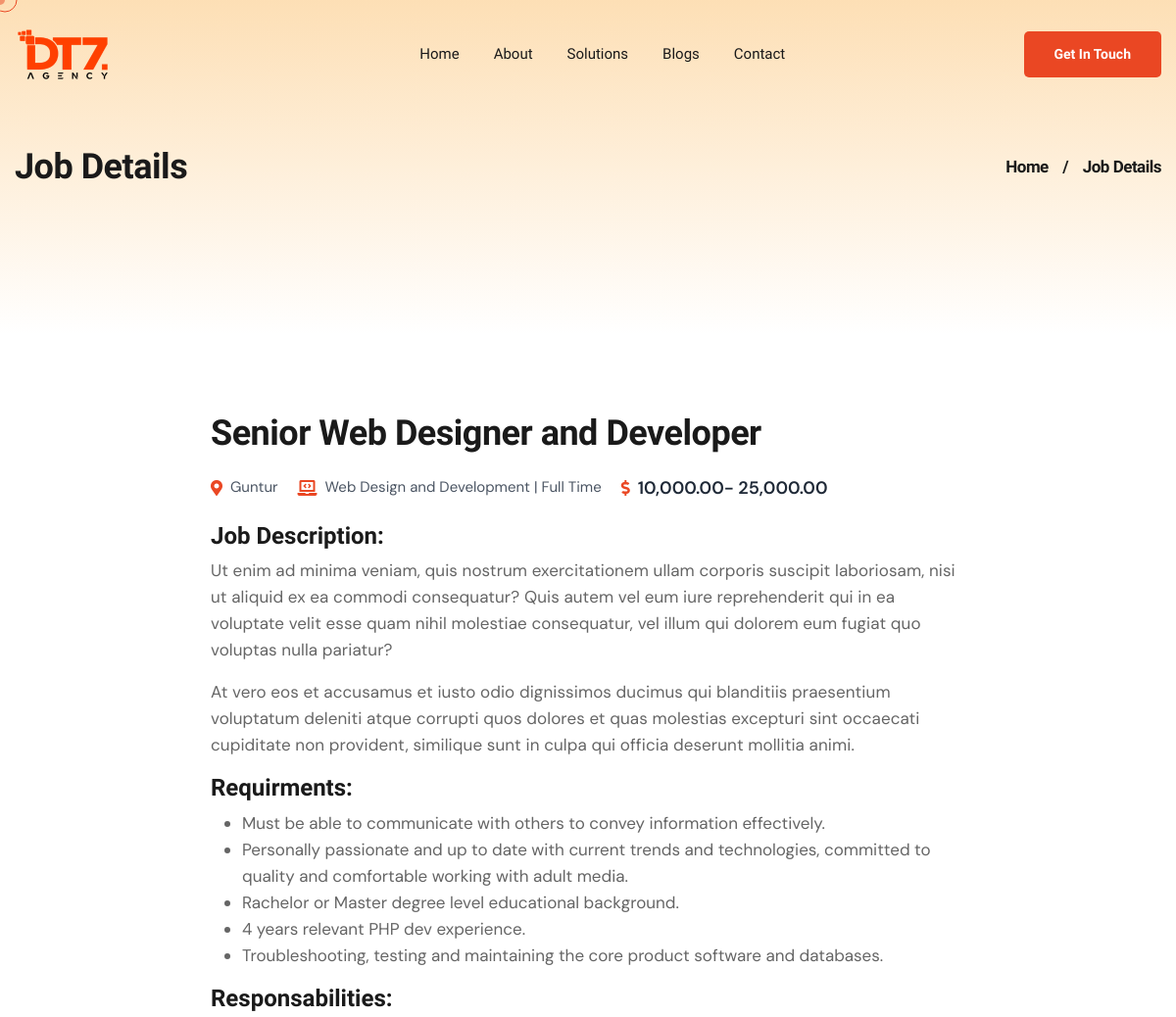
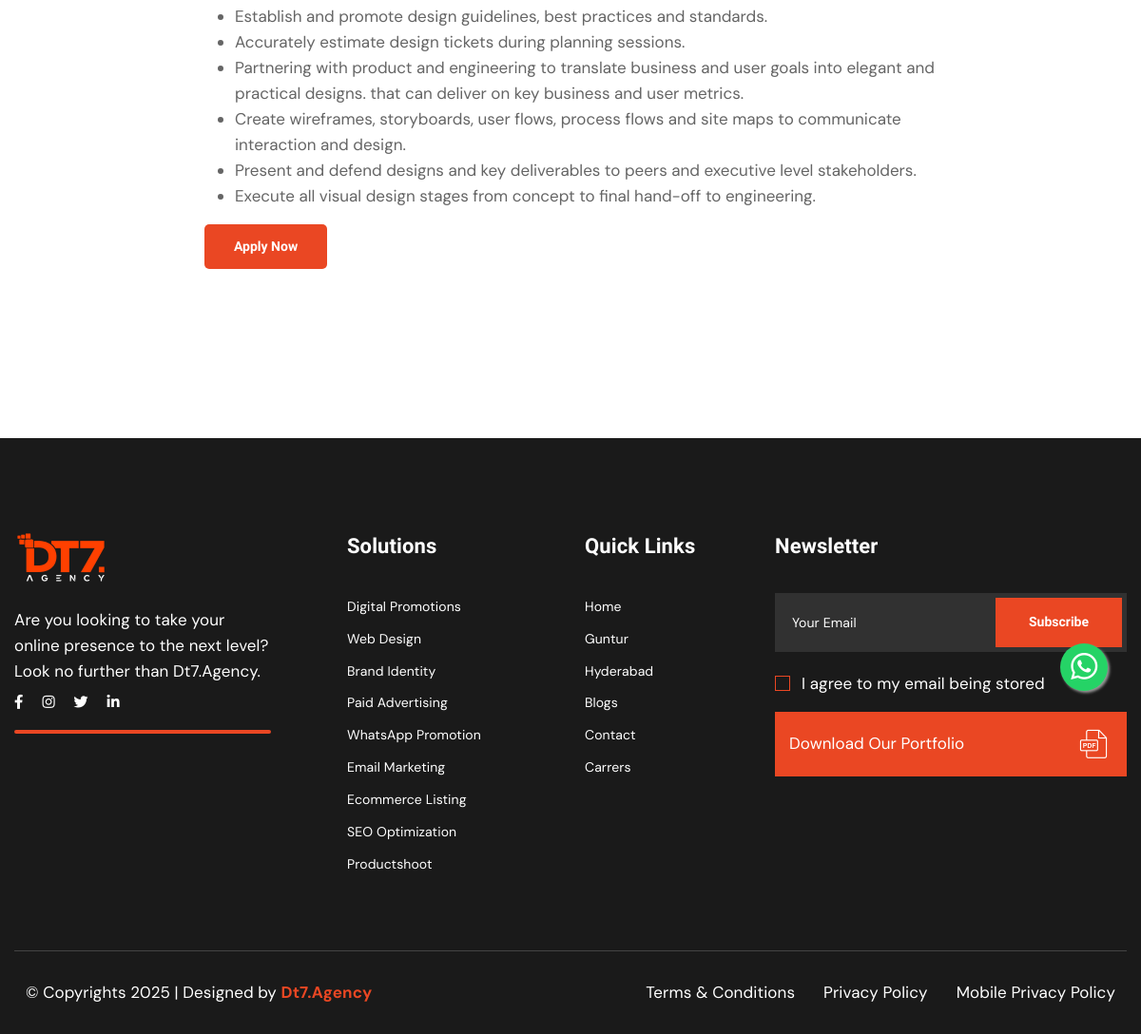
The page /carrer/1/ on the database its author committed (2 pictures, top to bottom).
### DT7App/models.py (models this page shows, shortened)
class JobPost(models.Model):
    Id = models.AutoField(primary_key=True)
    Title = models.CharField(max_length=225, default="Job Title")
    Department = models.CharField(max_length=100,choices=DEPARTMENT_CHOICES,blank=True,null=True)
    ShortDescription = models.CharField(max_length=255, blank=True, default="", null=True)
    Location = models.CharField(max_length=150, blank=True, null=True)
    Experience = models.CharField(max_length=100, blank=True, null=True)
    Salary = models.CharField(max_length=100, blank=True, null=True)
    JobType = models.CharField(max_length=50, choices=[
        ('Full Time', 'Full Time'),
        ('Part Time', 'Part Time'),
        ('Internship', 'Internship'),
        ('Contract', 'Contract'),
    ], default='Full Time')
    Body = RichTextField(blank=True, null=True)
    PostedBy = models.CharField(max_length=100, blank=True, null=True)
    PostedDate = models.DateTimeField(default=datetime.now)
    Deadline = models.DateField(blank=True, null=True)
    status = models.IntegerField(choices=STATUS, default=0)
    MetaTitle = models.CharField(max_length=255, blank=True, default="", null=True)
    MetaDescription = models.CharField(max_length=255, blank=True, default="", null=True)
    MetaKeywords = models.CharField(max_length=255, blank=True, default="", null=True)
    class Meta:
        ordering = ['-PostedDate']

### DT7App/views.py (the view)
# urls.py: path('carrer/<int:id>/', Carrerdetails, name='carrerdetails'),
def Carrerdetails(request,id):
    job_item = JobPost.objects.filter(Id=id).first()
    if not job_item:
        return HttpResponse("Job Not Found", status=404)
    context = {
        "job_item": job_item,
        "meta_title": job_item.MetaTitle,
        "meta_description": job_item.MetaDescription,
        "meta_tags": job_item.MetaKeywords,
        "canonical_url": f"career/{job_item.Id}/"
    }
    return render(request, "uifiles/carrer-details.html", context)

### DT7App/context_processors.py (called while the page is built)
def get_client_ip(request):
    x_forwarded_for = request.META.get('HTTP_X_FORWARDED_FOR')
    if x_forwarded_for:
        ip = x_forwarded_for.split(',')[0]
    else:
        ip = request.META.get('REMOTE_ADDR')
    return ip

def get_geolocation(ip):
    url = f'http://ip-api.com/json/{ip}'
    response = requests.get(url)
    if response.status_code == 200:
        data = response.json()
        city = data.get('city')  # Use .get() to handle missing keys
        if city:
            return city
        else:
            return "City not found"  # Default message if 'city' is missing
    else:
        return f"Error: {response.status_code}"

def location_data(request):
    user_ip = get_client_ip(request)
    location_data = get_geolocation(user_ip)
    city = 'guntur'
    if location_data:
        city = location_data
    return {
        'city': city
    }

### templates/uifiles/carrer-details.html (shortened to what this page needs)
{% extends 'uifiles/blogbase.html' %}
{% load static %}
{% block content %}
<section class="page-header">
    <div class="container">
        <div class="page-header__content">
            <h2 class="page-header__title wow animated fadeInLeft" data-wow-delay="0.1s" data-wow-duration="1500ms">Job
                Details</h2>
            <ul class="digihub-breadcrumb">
                <li><a href="/">Home</a></li>
                <li>/</li>
                <li><span>Job Details</span></li>
            </ul>
        </div>
    </div>
</section>
<section class="blog-details-page">
    <div class="container">
        <div class="blog-details-page__row row">
            <div class="col-xl-8 col-lg-10">
                <div class="blog-details-page__content">
                    <div class="blog-details-page__post wow animated fadeInUp animated" data-wow-delay="0.1s"
                        data-wow-duration="1500ms"
                        style="visibility: visible; animation-duration: 1500ms; animation-delay: 0.1s; animation-name: fadeInUp;">
                        <div class="blog-details-page__post-content">
                            <h3 class="blog-details-page__post-title">{{ job_item.Title }}</h3>
                            <div class="career-card__details">
                                <div class="career-detail-item">
                                    <i class="fas fa-map-marker-alt"></i>
                                    <span>{{ job_item.Location }}</span>
                                </div>
                                <div class="career-detail-item">
                                    <i class="fas fa-solid fa-laptop-code"></i>
                                    <span class="salary-amount">{{ job_item.Department }} | {{ job_item.JobType }}</span>
                                </div>
                                <div class="career-detail-item career-salary">
                                    <i class="fas fa-dollar-sign"></i>
                                    <span class="salary-amount">{{ job_item.Salary }}</span>
                                </div>
                            </div>
                            <p class="blog-details-page__post-desc" style="text-align: justify !important;">  {{ job_item.Body|safe }}</p>
                            <div class="apply-btn">
                                <a href="#" class="blog-page__blog-btn digihub-btn digihub-btn--secondary" data-bs-toggle="modal"
                                            data-bs-target="#applyJobModal" data-jobtitle="{{ jobitem.Title }}" data-jobslug="{{ jobitem.Sluglink }}">
                                            Apply Now
                                        </a>
                            </div>
                        </div>
                    </div>
                </div>
            </div>
        </div>
    </div>
</section>
{% endblock %}

### static/assets/css/custom.css (style rules this page uses)
.digihub-btn--secondary { background-color: var(--digihub-base, #EA4723) !important; border-radius: 5px; }
.digihub-btn { padding: 13px 31px !important; }
.career-card__details { display: flex; flex-wrap: wrap; gap: 20px; margin-top: 20px; }
.career-detail-item { display: flex; align-items: center; gap: 8px; color: #4b5563; font-size: 15px; }
.career-detail-item i { color: #ea4723; font-size: 16px; }
.career-salary .salary-amount { font-weight: 600; color: #1f2937; font-size: 18px; }

### rows shown on the page
JobPost: Title "Senior Web Designer and Developer", Location "Guntur", Department "Web Design and Development", JobType "Full Time", Salary "10,000.00- 25,000.00", Body "Job Description: Ut enim ad minima veniam, quis nostrum exercitationem ullam corporis suscipit laboriosam, nisi ut aliquid ex ea commodi consequatur? Quis autem vel eum iure reprehenderit qui in ea voluptate velit esse quam nihil molestiae consequatur, vel illum qui dolorem eum fugiat quo voluptas nulla pariatur? At vero eos et accusamus et iusto odio dignissimos ducimus qui blanditiis praesentium voluptatum deleniti atque corrupti quos dolores et quas molestias excepturi sint occaecati cupiditate non provident, similique sunt in culpa qui officia deserunt mollitia animi. Requirments: Must be able to communicate with others to convey information effectively. Personally passionate and up to…"
